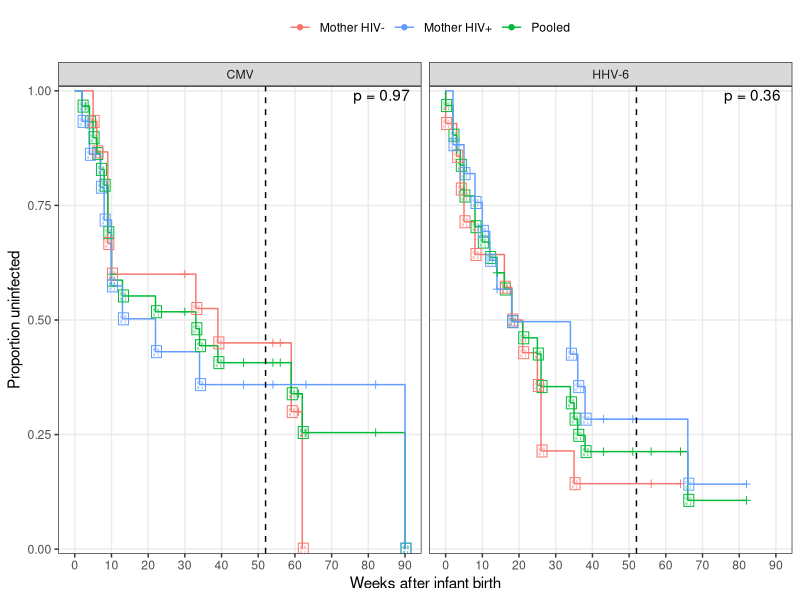
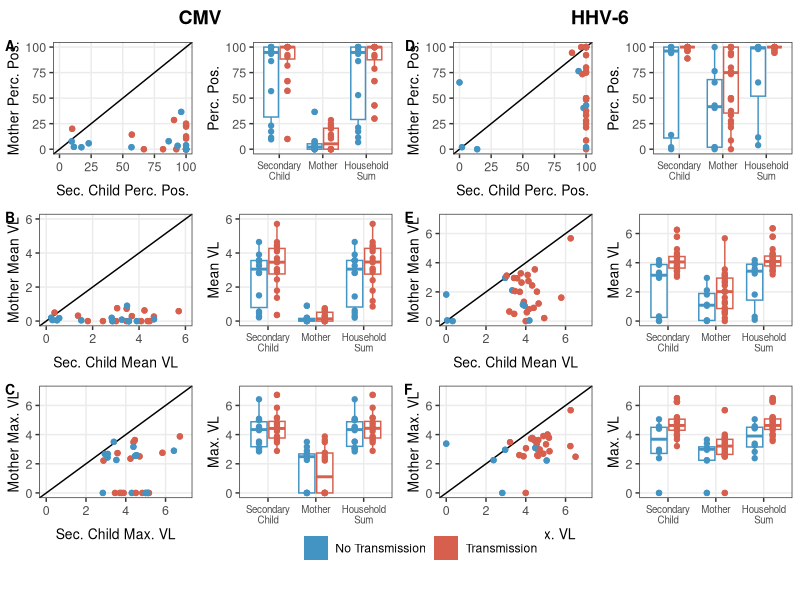
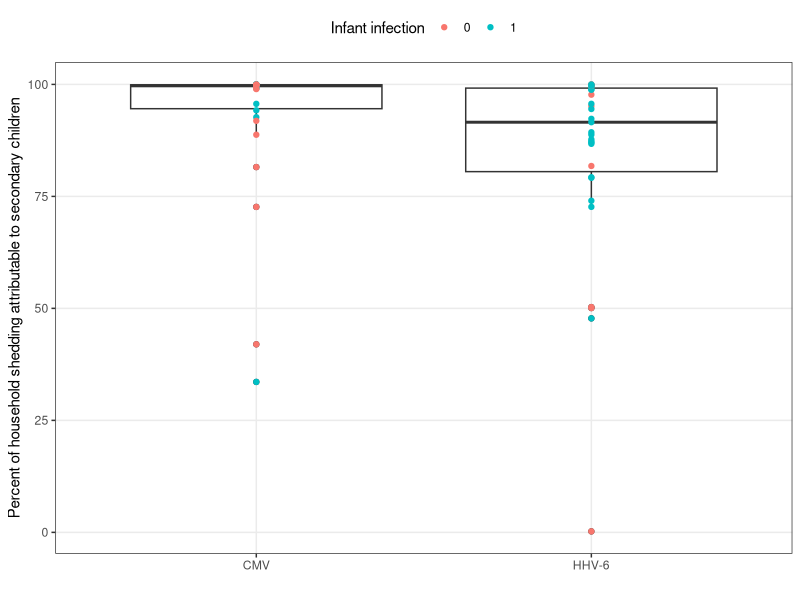

R code for these plots, in order:
## ---- chunk 1
knitr::opts_chunk$set(
  comment = NA,
  fig.align = "center",
  tidy = FALSE
)

## ---- chunk 2
library(survival)
library(tidyverse)
library(conflicted)
library(kableExtra)
library(cowplot)
conflict_prefer("filter", "dplyr")

theme_set(
  theme_bw() +
    theme(panel.grid.minor = element_blank(),
          legend.position = "top")
)


exposure_data = read_csv("data/exposure_data.csv")
exposure_data_long = read_csv("data/exposure_data_long.csv")

leg_plot = ggplot(data = exposure_data_long, aes(x = idpar, y = count, fill = factor(obs_infected))) +
  geom_tile() +
  scale_fill_manual("", values = c("#4393C3", "#D6604D"), breaks = c(0, 1),
                      labels = c("No Transmission", "Transmission"))
trans_legend = gtable::gtable_filter(ggplot_gtable(ggplot_build(leg_plot + theme(legend.position = "top"))), "guide-box")

range_str = function(x, digits = 3) paste(round(range(x), digits), collapse = " - ")
IQR_range_str = function(x, digits = 3) paste(round(quantile(x, c(0.25, 0.75)), digits), collapse = " - ")
  
## ---- chunk 3
exposure_data %>%
  select(FamilyID, enrollment_age) %>%
  distinct() %>%
  summarize(
        N = n(),
        enroll_median_age_days = median(enrollment_age),
        IQR = paste(quantile(enrollment_age, c(0.25, 0.75)), collapse = ", "),
        range_days = paste(range(enrollment_age), collapse = ", ")
        ) %>%
  kable() %>% kable_styling(full_width = F)

## ---- chunk 4
exposure_data %>% select(FamilyID, momhiv) %>% 
  distinct() %>%
  group_by(momhiv) %>%
  summarize(N = n()) %>% 
  kable() %>% kable_styling(full_width = F)
## ---- chunk 5

exposure_data %>% 
  group_by(virus, FamilyID) %>% 
  summarize(obs_infected = max(infectious_1wk),
            is_infected = max(infected)) %>% group_by(virus) %>%
  summarize(
    total_infants = n_distinct(FamilyID),
    total_infected = sum(is_infected),
    total_outcome = sum(obs_infected)
    ) %>%
  kable() %>%
  kable_styling(full_width = F)

## ---- chunk 6
surv_data = exposure_data %>% 
  group_by(FamilyID, virus, momhiv, final_infant_wk) %>%
  summarize(
    infected = max(infected)
  )

surv_fit = surv_data %>%
  group_by(virus) %>%
  nest() %>%
  mutate(
    surv_mod = map(data, ~survfit(Surv(final_infant_wk, infected) ~ 1, data = .)),
    surv_mod_hiv = map(data, ~survfit(Surv(final_infant_wk, infected) ~ momhiv, data = .)),
    logrank = map_dbl(data, ~coin::pvalue(coin::logrank_test(Surv(final_infant_wk, infected) ~ factor(momhiv),
                                                             data = ., distribution = "exact")))
    ) %>%
  select(-data)

surv_fit %>%
  select(virus, logrank) %>%
  rename(`Mother HIV Log-rank` = logrank) %>%
  kable() %>% kable_styling(full_width = F)


surv_res = pmap_df(surv_fit, function(virus, surv_mod, surv_mod_hiv, logrank){
   broom::tidy(surv_mod) %>%
    mutate(strata = "Pooled") %>%
    bind_rows(broom::tidy(surv_mod_hiv)) %>%
    mutate(
      virus = virus,
      momhiv = str_remove_all(strata, "momhiv=")
      ) %>%
    bind_rows(crossing(virus = virus, time = -1e-12, estimate = 1, momhiv = c("Pooled", "neg", "pos")))
})

## ---- chunk 7

surv_res %>%
  arrange(virus, momhiv, time) %>%
  ggplot(aes(time, estimate, colour = momhiv)) + 
  geom_step() +
  geom_point(aes(shape = n.censor > 0)) +
  scale_shape_manual(guide = F, values = c(-1, 3)) +
  scale_x_continuous("Weeks after infant birth", breaks = 0:10 * 10) +
  scale_y_continuous("Proportion uninfected", expand = c(0.01, 0)) +
  geom_vline(xintercept = 52, colour = "black", linetype = "dashed") +
  scale_color_discrete("", breaks = c("neg", "pos", "Pooled"), 
                     labels = c("Mother HIV-", "Mother HIV+", "Pooled")) +
  geom_text(data= surv_fit, aes(label = str_c("p = ", round(logrank, 2))), 
            x = Inf, y = Inf, colour = "black", vjust = 1.2, hjust = 1.2) +
  facet_wrap(~virus) +
  theme(legend.position = "top")

## ---- chunk 8

exposure_data_long %>% 
  group_by(virus, idpar) %>% 
  summarize(
    total = n(),
    total_interpolate = sum(interpolated),
    pct_interpolate = mean(interpolated) 
  ) %>%
  kable() %>%
  kable_styling(full_width = F)

## ---- chunk 9

exposure_data_summary = exposure_data_long %>%
  mutate(
    pos_count = count > 0
    ) %>%
  group_by(virus, FamilyID, obs_infected, idpar) %>%
  mutate(pct_pos = 100 * mean(pos_count)) %>%
  group_by(pct_pos, add = T) %>%
  summarise_at(vars(count), funs(N = n(), mean = mean, median = median, maximum = max))

plot_labels = exposure_data_summary %>%
  gather(stat, estimate, mean, maximum, pct_pos) %>%
  group_by(virus, stat) %>%
  summarize(min_lim = min(estimate), max_lim = ceiling(max(estimate))) %>%
  left_join(tibble(stat = c("pct_pos", "mean", "maximum"), out_lab = c("Perc. Pos.", "Mean VL", "Max. VL"))) %>%
  mutate(stat = factor(stat, levels = c("pct_pos", "mean", "maximum"))) %>%
  arrange(virus, stat) %>%
  ungroup() %>%
  mutate(lab = LETTERS[1:6])

pl_stat = map(plot_labels$virus %>% unique(), function(v){
  v_plots = map(plot_labels$stat %>% levels(), function(s){
    
    tmp_theme = theme(
      legend.position = "none",
      axis.title = element_text(size = 10),
      axis.text = element_text(size = 9)
    )
    
    pl_lab = subset(plot_labels, stat == s & virus == v)
    out_label = pl_lab$out_lab[1]
    lower_limit = pl_lab$min_lim
    upper_limit = pl_lab$max_lim
    
    
    pl1 = exposure_data_summary %>%
      gather(stat, estimate, mean, maximum, pct_pos) %>%
      select(-median) %>%
      spread(idpar, estimate) %>%
      filter(stat == s & virus == v) %>%
      ggplot(aes(x = S, y = M, colour = factor(obs_infected))) +
      geom_point() +
      geom_abline() +
      geom_point() +
      scale_colour_manual(values = c("#4393C3", "#D6604D")) +
      scale_y_continuous(paste("Mother", out_label), limits = c(lower_limit, upper_limit)) +
      scale_x_continuous(paste("Sec. Child", out_label), limits = c(lower_limit, upper_limit))  +
      tmp_theme
    
    pl2 = exposure_data_summary %>%
      ungroup() %>%
      mutate(
        obs_infected = factor(obs_infected),
        idpar = fct_recode(fct_rev(idpar), "Secondary\nChild" = "S", "Mother" = "M", "Household\nSum" = "HH")
        ) %>%
      filter(virus == v) %>%
      ggplot(aes_string(x = "idpar", y = s, colour = "obs_infected")) +
      geom_boxplot() +
      scale_colour_manual(values = c("#4393C3", "#D6604D")) +
      geom_point(position = position_dodge(width = 0.75)) +
      scale_y_continuous(out_label, limits = c(lower_limit, upper_limit)) +
      scale_x_discrete("") +
      tmp_theme +theme(axis.text.x = element_text(size = 7))
    
    plot_grid(pl1, pl2, nrow = 1, labels = pl_lab$lab, label_size = 10, align = "h")
  })
  
  title = ggdraw() + draw_label(v, fontface='bold')
  plot_grid(title, plot_grid(plotlist = v_plots, nrow = 3), rel_heights = c(0.1, 1.5), nrow = 2)

})

plot_grid(plot_grid(plotlist = pl_stat, nrow = 1), trans_legend, nrow = 2, rel_heights = c(11, 1))

## ---- chunk 10

hh_summary = exposure_data %>%
  filter(HH > 0) %>%
  mutate(   
    S_pctHH = if_else(HH == 0, 0, 100 * (10^S/10^HH)),
    M_pctHH = if_else(HH == 0, 0, 100 * (10^M/10^HH))
    ) %>%
  group_by(virus, FamilyID, obs_infected) %>%
  summarise_at(vars(S_pctHH, M_pctHH), funs(mean = mean, median = median))

hh_summary %>%
  ungroup() %>%
  select(-obs_infected) %>%
  gather(stat, est, -virus, -FamilyID) %>%
  group_by(virus, stat) %>%
  summarize_if(is.double, funs(mean, median, IQR = IQR_range_str, range = range_str)) %>%
  mutate_if(is.double, round, digits = 2) %>%
  filter(str_detect(stat, "mean")) %>%
  mutate(
    stat = substr(stat, 1, 1)
  ) %>%
  rename(`Household member` = stat) %>%
  rename_at(vars(-IQR), funs(str_to_title)) %>%
  kable(caption = "Percent household composition") %>% kable_styling(full_width = F)
  
hh_summary %>%
  ggplot(aes(x = virus, y = S_pctHH_mean)) +
  geom_boxplot() +
  geom_point(aes(colour = factor(obs_infected))) +
  xlab("") +
  ylab("Percent of household shedding attributable to secondary children") +
  scale_color_discrete("Infant infection")
